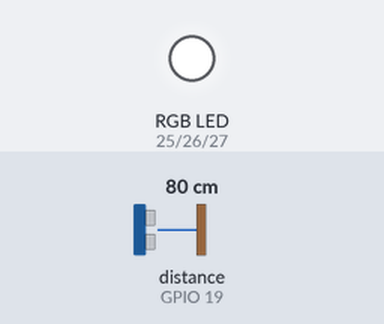
Recording of a sketch running on a simulated ESP32. On the bench: an RGB LED mixed from three pins (HIGH = lit). The test bench sets the inputs (shaded band); at power-on: distance to the obstacle (sensor on GPIO 19) 80 cm. The echo pulse lasts 58.3 µs per cm; WiFi joins after 1.5 s; servers stay silent unless stated; no MQTT or app messages arrive unless stated; pins used as bus, display or sensor lines are not drawn; what the sketch prints to the serial monitor is not drawn.

Above: at 2.7 s.
2.8 s: distance to the obstacle (sensor on GPIO 19) set to 33 cm
At 6.2 s:
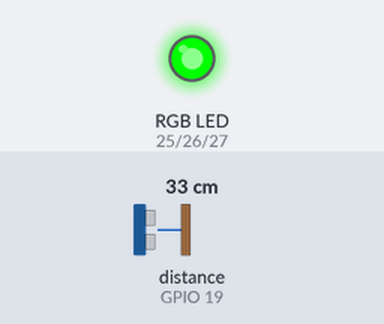
6.8 s: distance to the obstacle (sensor on GPIO 19) set to 26 cm
At 11.4 s:
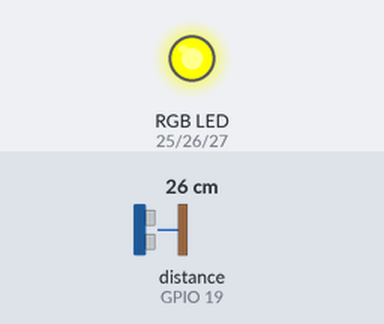
12.3 s: distance to the obstacle (sensor on GPIO 19) set to 12 cm
16.3 s: distance to the obstacle (sensor on GPIO 19) set to 9 cm
Timing chart, 0 to 19.3 s (numbered marks = the images above; inputs shaded):
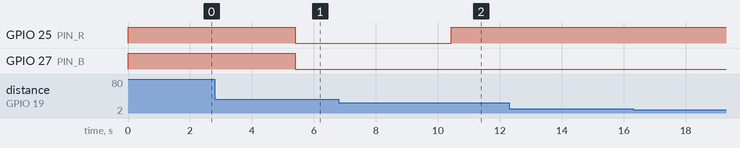

Measured:
- the behaviour switches between 31 and 30 cm on distance to the obstacle (sensor on GPIO 19) (found by bisection; images 1 and 2)
- after the input at 6.8 s, GPIO 25 (PIN_R): LOW → HIGH after 3.6 s
- after the input at 12.3 s, every drawn part: stays the same
- after the input at 16.3 s, every drawn part: stays the same

The sketch:

desafio.ino
```cpp
#include <WiFi.h>
#include "Adafruit_MQTT.h"
#include "Adafruit_MQTT_Client.h"

// =====================================================
// CONFIGURACIÓN WI-FI
// =====================================================

#define WLAN_SSID   "ARTEFACTOS"
#define WLAN_PASS   "87654321"

// =====================================================
// CONFIGURACIÓN ADAFRUIT IO
// =====================================================

#define AIO_SERVER      "io.adafruit.com"
#define AIO_SERVERPORT  1883

#define AIO_USERNAME    ""
#define AIO_KEY "TU_AIO_KEY"
// =====================================================
// PINES
// =====================================================

#define TRIG_PIN 18
#define ECHO_PIN 19

#define PIN_R 25
#define PIN_G 26
#define PIN_B 27

// =====================================================
// AJUSTES
// =====================================================

#define RGB_ANODO_COMUN false

#define PWM_FREQ 5000
#define PWM_RES  8

#define INTERVALO_PUBLICAR_MS 5000

#define DIST_CERCA_CM 10
#define DIST_MEDIA_CM 30

// =====================================================
// CLIENTE MQTT
// =====================================================

WiFiClient client;

Adafruit_MQTT_Client mqtt(
  &client,
  AIO_SERVER,
  AIO_SERVERPORT,
  AIO_USERNAME,
  AIO_KEY
);

// =====================================================
// FEEDS
// =====================================================

// Feed para publicar la distancia
Adafruit_MQTT_Publish feedDistancia =
  Adafruit_MQTT_Publish(
    &mqtt,
    AIO_USERNAME "/feeds/distancia"
  );

// Feed para recibir ON/OFF
Adafruit_MQTT_Subscribe feedBoton =
  Adafruit_MQTT_Subscribe(
    &mqtt,
    AIO_USERNAME "/feeds/boton-led"
  );

// =====================================================
// VARIABLES
// =====================================================

float ultimaDistancia = -1;

bool ledEncendido = true;

unsigned long ultimoPublicar = 0;
unsigned long ultimoPing = 0;

// =====================================================
// PROTOTIPOS
// =====================================================

void conectarWiFi();
void conectarMQTT();

float leerDistanciaCm();
float distanciaPromedio(int muestras);

void escribirRGB(uint8_t r, uint8_t g, uint8_t b);
void actualizarLED();

// =====================================================
// SETUP
// =====================================================

void setup() {

  Serial.begin(115200);

  delay(10);

  // ---------------- SENSOR ULTRASÓNICO ----------------

  pinMode(TRIG_PIN, OUTPUT);
  pinMode(ECHO_PIN, INPUT);

  // ---------------- LED RGB ----------------

  ledcAttach(PIN_R, PWM_FREQ, PWM_RES);
  ledcAttach(PIN_G, PWM_FREQ, PWM_RES);
  ledcAttach(PIN_B, PWM_FREQ, PWM_RES);

  // Empieza blanco
  escribirRGB(255, 255, 255);

  // ---------------- ADAFRUIT ----------------

  mqtt.subscribe(&feedBoton);

  // ---------------- WI-FI ----------------

  conectarWiFi();
}

// =====================================================
// LOOP
// =====================================================

void loop() {

  conectarMQTT();

  // ===================================================
  // LEER EL TOGGLE DE ADAFRUIT
  // ===================================================

  Adafruit_MQTT_Subscribe *sub;

  while ((sub = mqtt.readSubscription(200))) {

    if (sub == &feedBoton) {

      const char *msg =
        (char *)feedBoton.lastread;

      // Si recibe ON, se enciende
      // Si recibe OFF, se apaga

      ledEncendido =
        (strcmp(msg, "ON") == 0);

      Serial.print("boton-led: ");
      Serial.println(msg);

      actualizarLED();
    }
  }

  // ===================================================
  // LEER SENSOR Y PUBLICAR DISTANCIA
  // ===================================================

  if (millis() - ultimoPublicar >= INTERVALO_PUBLICAR_MS) {

    ultimoPublicar = millis();

    float d = distanciaPromedio(5);

    if (d > 0) {

      ultimaDistancia = d;

      Serial.print("Distancia: ");
      Serial.print(d, 1);
      Serial.println(" cm");

      if (!feedDistancia.publish(d)) {

        Serial.println(
          "Error al publicar la distancia"
        );
      }

    } else {

      Serial.println(
        "Lectura fuera de rango o sin eco"
      );
    }

    actualizarLED();
  }

  // ===================================================
  // MANTENER CONEXIÓN MQTT
  // ===================================================

  if (millis() - ultimoPing >= 30000) {

    ultimoPing = millis();

    mqtt.ping();
  }
}

// =====================================================
// SENSOR ULTRASÓNICO HC-SR04
// =====================================================

float leerDistanciaCm() {

  // Limpiar TRIG
  digitalWrite(TRIG_PIN, LOW);

  delayMicroseconds(2);

  // Pulso de 10 microsegundos
  digitalWrite(TRIG_PIN, HIGH);

  delayMicroseconds(10);

  digitalWrite(TRIG_PIN, LOW);

  // Leer duración del eco
  long duracion =
    pulseIn(ECHO_PIN, HIGH, 30000);

  // Si no hubo eco
  if (duracion == 0) {

    return -1;
  }

  // Calcular distancia
  float distancia =
    (0.0343 * duracion) / 2;

  // Rango útil
  if (distancia < 2 ||
      distancia > 100) {

    return -1;
  }

  return distancia;
}

// =====================================================
// PROMEDIO DE DISTANCIAS
// =====================================================

float distanciaPromedio(int muestras) {

  float suma = 0;

  int validas = 0;

  for (int i = 0;
       i < muestras;
       i++) {

    float d = leerDistanciaCm();

    if (d > 0) {

      suma += d;

      validas++;
    }

    delay(40);
  }

  if (validas > 0) {

    return suma / validas;
  }

  return -1;
}

// =====================================================
// LED RGB
// =====================================================

void escribirRGB(
  uint8_t r,
  uint8_t g,
  uint8_t b
) {

  if (RGB_ANODO_COMUN) {

    r = 255 - r;

    g = 255 - g;

    b = 255 - b;
  }

  ledcWrite(PIN_R, r);

  ledcWrite(PIN_G, g);

  ledcWrite(PIN_B, b);
}

// =====================================================
// ACTUALIZAR COLOR DEL LED
// =====================================================

void actualizarLED() {

  // Si el Toggle está apagado
  if (!ledEncendido) {

    escribirRGB(0, 0, 0);

    return;
  }

  // Si no hay distancia válida
  if (ultimaDistancia <= 0) {

    escribirRGB(255, 255, 255);

    return;
  }

  // CERCA
  if (ultimaDistancia <= DIST_CERCA_CM) {

    escribirRGB(
      255,
      0,
      0
    );

  }

  // DISTANCIA MEDIA
  else if (
    ultimaDistancia <= DIST_MEDIA_CM
  ) {

    escribirRGB(
      255,
      255,
      0
    );

  }

  // LEJOS
  else {

    escribirRGB(
      0,
      255,
      0
    );
  }
}

// =====================================================
// CONEXIÓN WI-FI
// =====================================================

void conectarWiFi() {

  Serial.print(
    "Conectando a "
  );

  Serial.println(
    WLAN_SSID
  );

  WiFi.begin(
    WLAN_SSID,
    WLAN_PASS
  );

  while (
    WiFi.status() != WL_CONNECTED
  ) {

    delay(500);

    Serial.print(".");
  }

  Serial.println();

  Serial.print(
    "WiFi conectado. IP: "
  );

  Serial.println(
    WiFi.localIP()
  );
}

// =====================================================
// CONEXIÓN ADAFRUIT IO
// =====================================================

void conectarMQTT() {

  if (mqtt.connected()) {

    return;
  }

  Serial.print(
    "Conectando a Adafruit IO... "
  );

  int8_t ret;

  uint8_t intentos = 3;

  while (
    (ret = mqtt.connect()) != 0
  ) {

    Serial.println(
      mqtt.connectErrorString(ret)
    );

    Serial.println(
      "Reintentando en 5 segundos..."
    );

    mqtt.disconnect();

    delay(5000);

    intentos--;

    if (intentos == 0) {

      Serial.println(
        "No se pudo conectar. Reiniciando la ESP32..."
      );

      ESP.restart();
    }
  }

  Serial.println(
    "¡Conectado a Adafruit IO!"
  );
}
```
